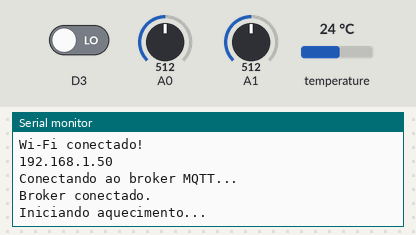
Simulated run of this program. Board: Arduino Uno R4 WiFi. On the bench: the last lines printed to the serial monitor. The inputs (shaded band) are chosen by the test bench; at power-on: A0 = 512, A1 = 512, D3 LOW, temperature 24 °C. WiFi joins after 1.5 s; servers stay silent unless stated; no MQTT or app messages arrive unless stated.

Above: at 2.7 s.
2.8 s: A0 set to 716
At 7.4 s:
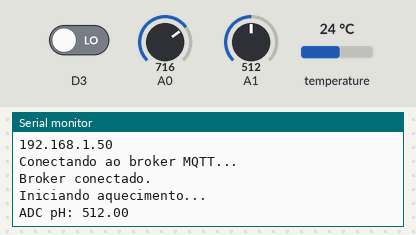
13.0 s: A1 set to 716
At 22.7 s:
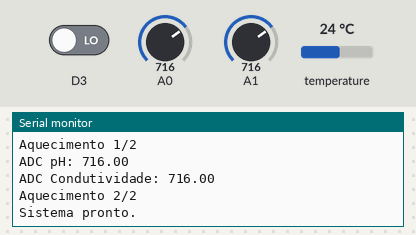

Measured:
- after the input at 13.0 s, the serial monitor: prints a new line after 3.6 s (image 2)

The program:

main.cpp
```cpp
#include <Arduino.h>

#include "Pins.h"
#include "Config.h"

#include <PhSensor.h>
#include <CondutSensor.h>
#include <TemperatureSensor.h>
#include <LevelWaterSensor.h>

#include <WifiManager.h>
#include <MqttManager.h>

// Sensores
PhSensor sensorPH(PH);
CondutSensor sensorCondutividade(CONDUCTIVITY);
SensorTemperatura sensorTemperatura(TEMPERATURE);
SensorNivelAgua sensorNivelAgua(WATER);

// Wi-Fi
WifiManager wifiManager;

// MQTT
MqttManager mqttManager(wifiManager.getClient());

// Configurações
const unsigned long TEMPO_TURNO = 5000;
const unsigned long INTERVALO_LEITURA = 100;
const uint8_t CICLOS_AQUECIMENTO = 2;

// Controle
bool turnoPH = true;

bool aquecimentoConcluido = false;
uint8_t ciclosConcluidos = 0;

unsigned long inicioTurno = 0;
unsigned long ultimaLeitura = 0;

float ultimoPH = NAN;
float ultimaCondutividade = NAN;

void setup()
{
    Serial.begin(115200);

    // Wi-Fi
    wifiManager.begin();
    wifiManager.connect(WIFI_SSID, WIFI_PASSWORD);

    // MQTT
    mqttManager.begin();
    mqttManager.connect(MQTT_CLIENT_ID, MQTT_USERNAME, MQTT_PASSWORD);

    // Sensores
    sensorPH.begin();
    sensorCondutividade.begin();
    sensorTemperatura.begin();
    sensorNivelAgua.begin();

    sensorTemperatura.solicitarLeitura();
    sensorPH.iniciarLeituras();

    inicioTurno = millis();

    Serial.println("Iniciando aquecimento...");
}

void loop()
{
    unsigned long agora = millis();

    // Mantém conexões
    wifiManager.reconnect();

    if (wifiManager.isConnected())
    {
        mqttManager.reconnect(MQTT_CLIENT_ID, MQTT_USERNAME, MQTT_PASSWORD);
        mqttManager.loop();
    }

    // Leitura dos sensores
    if (agora - ultimaLeitura >= INTERVALO_LEITURA)
    {
        ultimaLeitura = agora;

        if (turnoPH)
            sensorPH.coletarAmostra();
        else
            sensorCondutividade.coletarAmostra();
    }

    // Alternância entre sensores
    if (agora - inicioTurno >= TEMPO_TURNO)
    {
        inicioTurno = agora;

        if (turnoPH)
        {
            ultimoPH = sensorPH.calcularMediaADC();

            Serial.print("ADC pH: ");
            Serial.println(ultimoPH);

            sensorCondutividade.iniciarLeituras();
        }
        else
        {
            ultimaCondutividade = sensorCondutividade.calcularMediaADC();

            Serial.print("ADC Condutividade: ");
            Serial.println(ultimaCondutividade);

            float temperatura = sensorTemperatura.lerGraus();
            bool temAgua = sensorNivelAgua.temAgua();

            sensorTemperatura.solicitarLeitura();

            if (!aquecimentoConcluido)
            {
                ciclosConcluidos++;

                Serial.print("Aquecimento ");
                Serial.print(ciclosConcluidos);
                Serial.print("/");
                Serial.println(CICLOS_AQUECIMENTO);

                if (ciclosConcluidos >= CICLOS_AQUECIMENTO)
                {
                    aquecimentoConcluido = true;
                    Serial.println("Sistema pronto.");
                }
            }
            else
            {
                Serial.println("========== MQTT ==========");

                Serial.print("pH ADC: ");
                Serial.println(ultimoPH);

                Serial.print("Condutividade ADC: ");
                Serial.println(ultimaCondutividade);

                Serial.print("Temperatura: ");
                Serial.println(temperatura);

                Serial.print("Água: ");
                Serial.println(temAgua ? "SIM" : "NAO");

                // Monta o JSON
                String payload = "{";
                payload += "\"adc_ph\":" + String(ultimoPH, 0);
                payload += ",\"adc_condut\":" + String(ultimaCondutividade, 0);
                payload += ",\"temperature\":" + String(temperatura, 2);
                payload += ",\"water_level\":" + String(temAgua ? 1 : 0);
                payload += "}";

                // Exibe o JSON
                Serial.println(payload);

                // Publica no MQTT
                mqttManager.publish(payload.c_str());

                Serial.println("==========================");
            }

            sensorPH.iniciarLeituras();
        }

        turnoPH = !turnoPH;
    }
}
```

Config.h
```cpp
#ifndef CONFIG_H
#define CONFIG_H

#define WIFI_SSID "Redmi 12C"
#define WIFI_PASSWORD  "Toyota22"

#define MQTT_HOST "n22ff7aa.ala.us-east-1.emqxsl.com"
#define MQTT_PORT 8883
#define MQTT_TOPIC "acquaceg/devices/arduino-01/sensors/raw"
#define MQTT_CLIENT_ID "arduino-01"

#define MQTT_USERNAME "arduino-01"
#define MQTT_PASSWORD "AcquaCEG-System01"

#endif
```

Pins.h
```cpp
#ifndef PINS_H
#define PINS_H

#define TEMPERATURE 2
#define WATER 3
#define CONDUCTIVITY A0
#define PH A1

#endif
```
